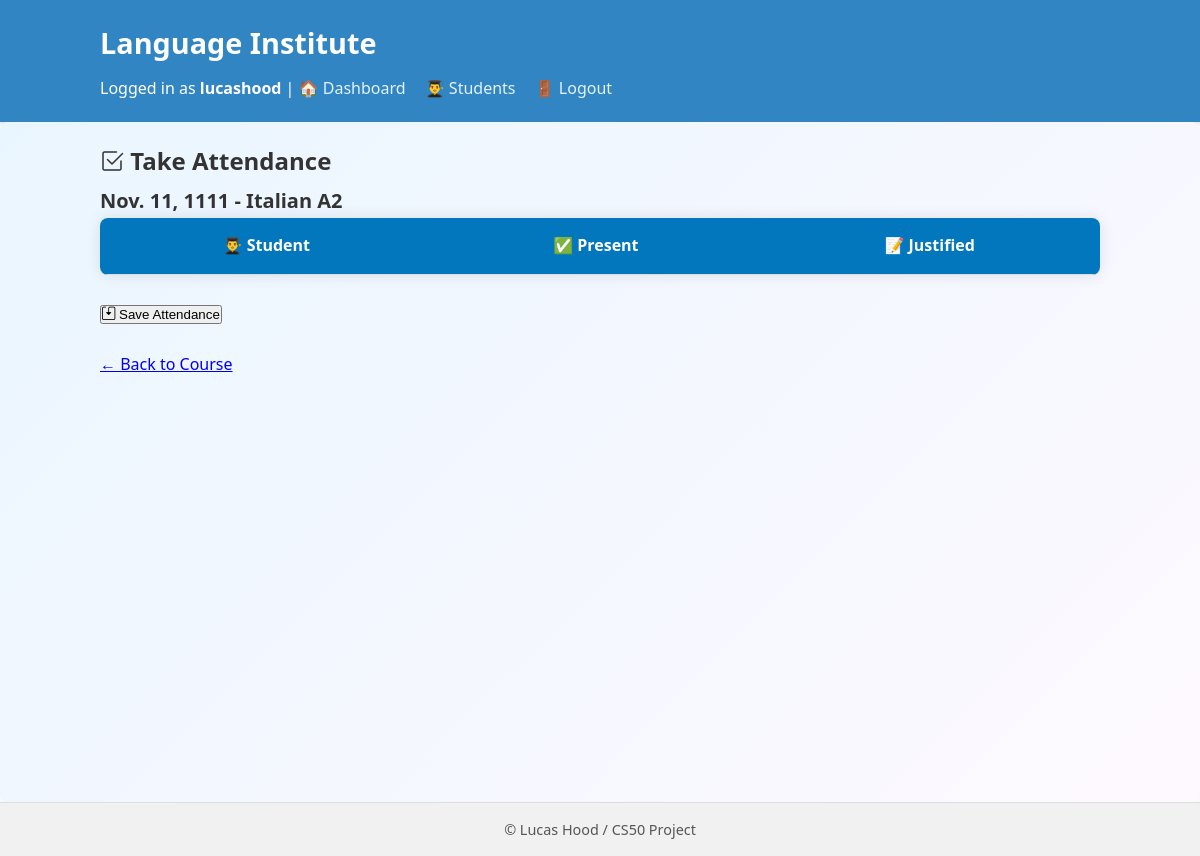
/session/8/attendance/ (signed in), run on an earlier commit of the app's database.
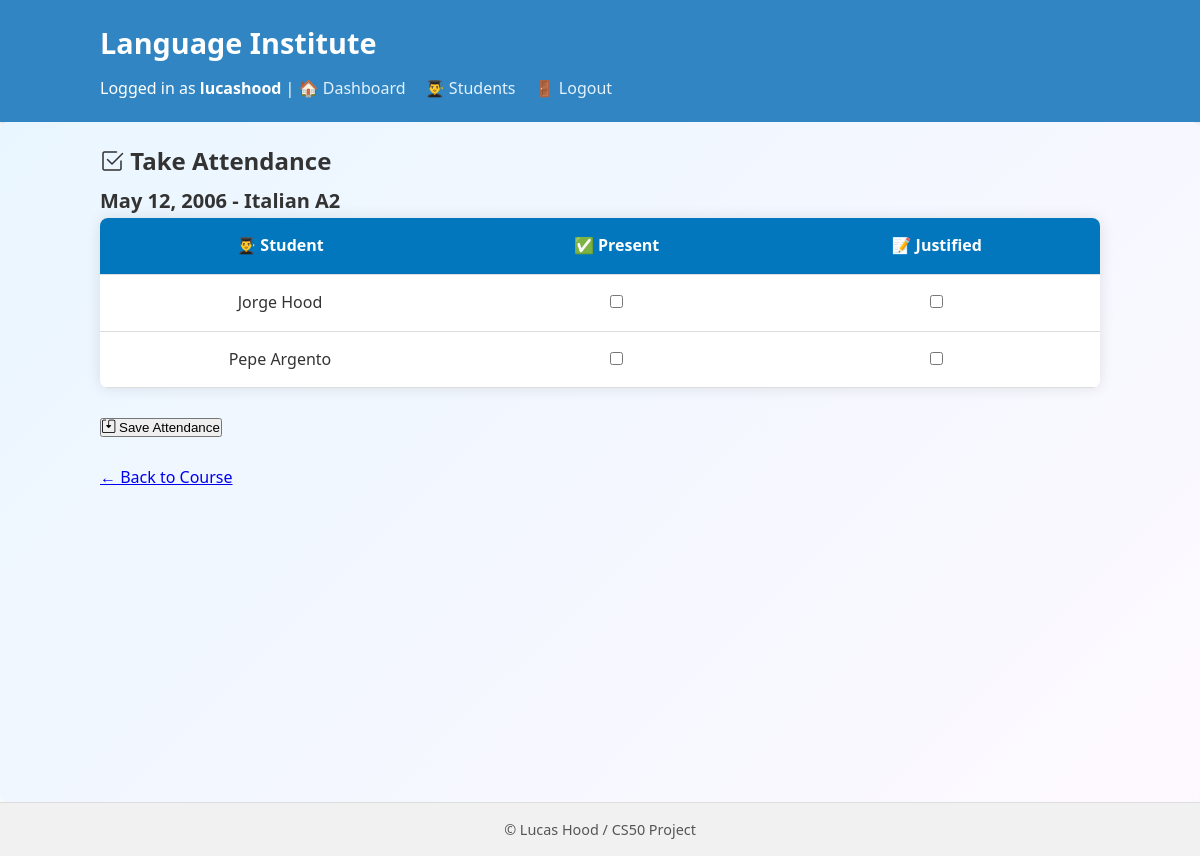
And on a later commit of the database.
### dashboard/models.py (models this page shows, shortened)
class ClassSession(models.Model):
    course = models.ForeignKey(Course, on_delete=models.CASCADE, related_name="sessions")
    date = models.DateField()
    topic = models.CharField(max_length=200, blank=True)
    note = models.TextField(blank=True)
    class Meta:
        unique_together = ('course', 'date')
        ordering = ['-date']

class Course(models.Model):
    name = models.CharField(max_length=100)
    description = models.TextField(blank=True)
    teacher = models.ForeignKey(Teacher, on_delete=models.CASCADE, related_name="courses")

class Student(models.Model):
    first_name = models.CharField(max_length=50)
    last_name = models.CharField(max_length=50)
    email = models.EmailField(unique=True)
    phone = models.CharField(max_length=20, blank=True)
    courses = models.ManyToManyField(Course, related_name="students")

### dashboard/views.py (the view, shortened to what this page needs)
# urls.py: path('session/<int:session_id>/attendance/', views.take_attendance, name='take_attendance'),
@login_required
def take_attendance(request, session_id):
    session = get_object_or_404(ClassSession, pk=session_id)
    students = session.course.students.all()
    return render(request, 'dashboard/student/take_attendance.html', {
        'session': session,
        'students': students
    })

### dashboard/templates/dashboard/student/take_attendance.html (shortened to what this page needs)
{% extends "dashboard/layout.html" %}
{% block main_class %}dashboard-background{% endblock %}
{% block content %}
<div class="container mt-5 d-flex justify-content-center">
  <div class="col-md-10 col-lg-8">
    <h2 class="mb-4 text-center text-primary">
      <i class="bi bi-check2-square me-2"></i>
      Take Attendance
      <br>
      <small class="text-dark">{{ session.date }} - {{ session.course.name }}</small>
    </h2>
    <form method="post" class="shadow-sm bg-white p-4 rounded border">
      <div class="table-responsive">
        <table class="table custom-table text-center align-middle">
          <thead>
            <tr>
              <th>👨‍🎓 Student</th>
              <th>✅ Present</th>
              <th>📝 Justified</th>
            </tr>
          </thead>
          <tbody>
  {% for student in students %}
  <tr>
    <td class="text-center">{{ student.first_name }} {{ student.last_name }}</td>
    <td class="text-center">
      <input type="checkbox" name="present_{{ student.id }}" class="form-check-input">
    </td>
    <td class="text-center">
      <input type="checkbox" name="justified_{{ student.id }}" class="form-check-input">
    </td>
  </tr>
  {% endfor %}
</tbody>
        </table>
      </div>
      <br>
      <div class="d-flex justify-content-end mt-4">
        <button type="submit" class="btn btn-success btn-lg">
          <i class="bi bi-save2 me-1"></i> Save Attendance
        </button>
      </div>
    </form>
    <br>
    <a href="{% url 'course_detail' session.course.id %}" class="btn btn-outline-secondary">
            ← Back to Course
            </a>
  </div>
</div>
{% endblock %}

What changed in the data, as far as the page shows it:
changed ClassSession "Italian A2": date "Nov. 11, 1111" → "May 12, 2006"
added Student: first_name "Jorge", last_name "Hood"
added Student: first_name "Pepe", last_name "Argento"
